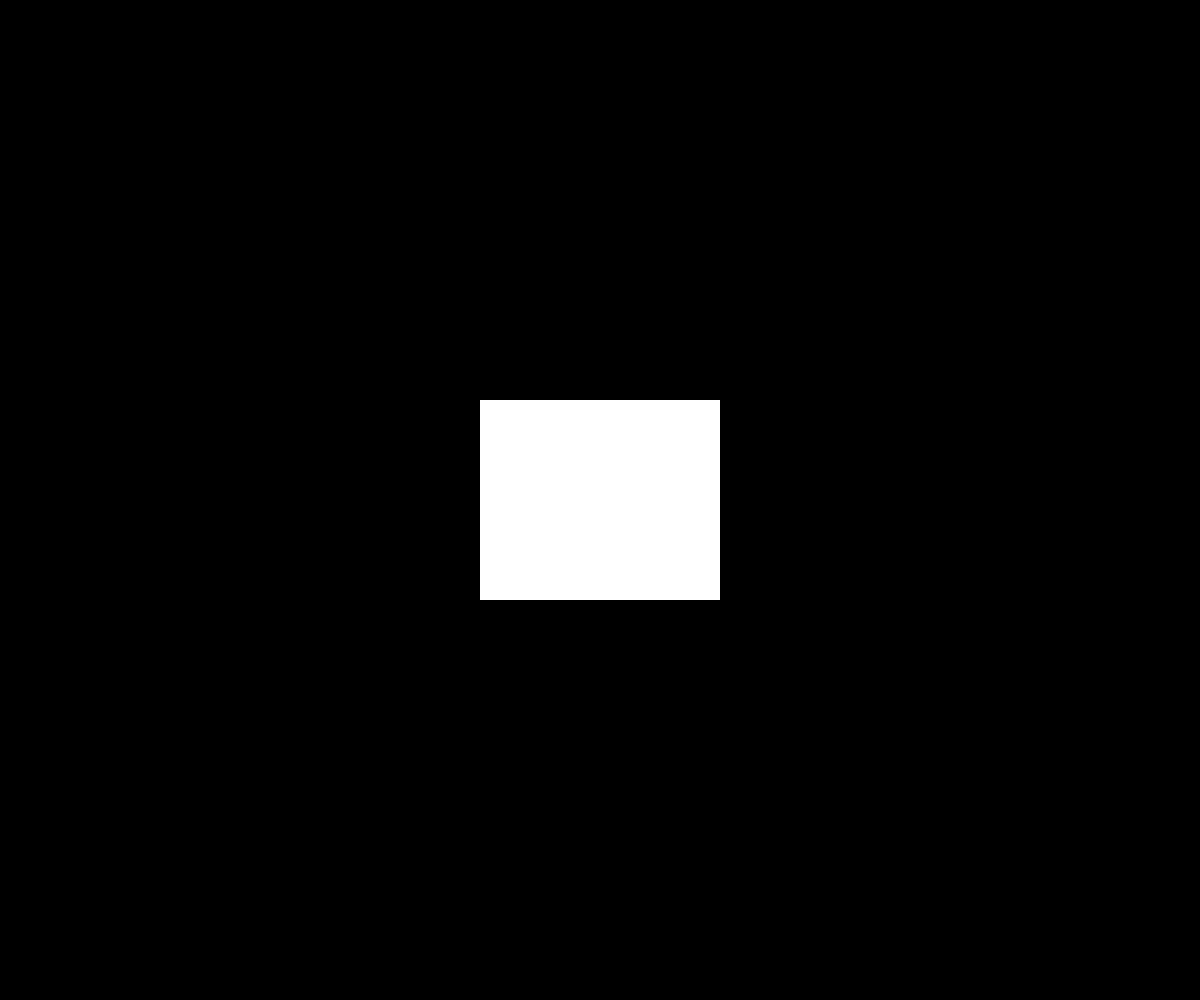
Frame 1 (no input)
Frame 60 (no input): identical to frame 1, image omitted
Frame 120 (the mouse pressed at the canvas centre since frame 60): identical to frame 1, image omitted

The p5.js sketch that drew this single still picture (run headless with seeded random() and noise() and a simulated clock; from frame 60 on, the mouse is pressed at the canvas centre):

// p5.js sketch
// ── sketch.js
// KEYS
// SPACE = PAUSE SKETCH
// D = DISPLAY DEBUG INFO
// 1,2,3,4 = PRESET RATES
// UP, DOWN = JUMP PRESETS
// LEFT, RIGHT = +/- 30 FRAMES
// A = AUTO VS. MANUAL (AUTO MEANS WEIGHTED RANDOM)
// Z, X = OFF/ON
// C = toggle state and pause


let state = true;
let autoState = false;
let num = 5; // division for square
let seedWeights = [0, 15, 20, 30, 20, 15]; // base 100
let weights = [];
let rates = [20, 60, 120, 300, 600]; // frames;
// weights [5, 25, 75, 95, 100];
let rate = rates[2];
let jumpValue = 30;
let pause = false;
let displayed = false;

function setup() {
  tWeight = 0;
  for (i = 0; i < seedWeights.length; i++) {
    tWeight = tWeight + seedWeights[i];
    weights.push(tWeight);
  }

  createCanvas(windowWidth, windowHeight);
  rectMode(CENTER);
  textSize(height / 75);
  frameRate(60);

  w = windowWidth / num;
  h = windowHeight / num;
}

function draw() {
  noStroke();
  fill(255);
  background(0);

  if (autoState) {
    // if on automation
    timeTillChange = frameCountatStart + rate - frameCount;
    if (state) {
      rect(width / 2, height / 2, w, h);
    }
    if (frameCount == frameCountatStart + rate) {
      autoDrive();
    }
  } else {
    // if on manual
    if (state) {
      rect(width / 2, height / 2, w, h);
    }
    if (frameCount % rate == 0) {
      toggle();
    }
    timeTillChange = rate - (frameCount % rate);
  }

  if (displayed) {
    // draw debug line
    stroke(255);
    strokeWeight(3);
    line(0, height * 0.95, width, height * 0.95);

    textAlign(CENTER, TOP);
    for (i = 0; i < rates.length; i++) {
      tempV = map(rates[i], rates[0], rates[rates.length - 1], 0, width);
      rect(tempV, height * 0.95, width / 200, height / 50);
      noStroke();
      text(rates[i], tempV, height * 0.95 + height / 50);
    }

    fill(255, 0, 0);
    tempV = map(rate, rates[0], rates[rates.length - 1], 0, width);
    rect(tempV, height * 0.95, width / 200, height / 50);

    text(rate, tempV, height * 0.95 + height / 50);

    textAlign(RIGHT, BOTTOM);
    text(
      "[a]utomation: " + autoState + "    time till change: " + timeTillChange,
      width, height
    );
  }
}

function displayDebug() {
  displayed = !displayed;
}

function toggle() {
  state = !state;
}

function keyPressed() {
  if (key == "a") {
    autoState = !autoState;
    if (autoState) {
      autoDrive();
    }
  } else {
    autoState = false;
  }

  if (key == "1") {
    rate = rates[0];
  } else if (key == "2") {
    rate = rates[1];
  } else if (key == "3") {
    rate = rates[2];
  } else if (key == "4") {
    rate = rates[3];
  } else if (key == "5") {
    rate = rates[4];
  } else if (keyCode === UP_ARROW) {
    currentIndex = rates.indexOf(rate); //  to check if the rate is a valid number in the array
    if (currentIndex != -1 && currentIndex < rates.length - 1) {
      rate = rates[currentIndex + 1];
      currentIndex = rates.indexOf(rate);
    } else if (currentIndex == -1) {
      // if the rate doesn't match the presets, snap up
      snapUp();
    }
  } else if (keyCode === DOWN_ARROW) {
    currentIndex = rates.indexOf(rate); // to check if the rate is a valid number in the array
    if (currentIndex != -1 && currentIndex > 0) {
      rate = rates[currentIndex - 1];
      currentIndex = rates.indexOf(rate);
    } else if (currentIndex == -1) {
      // if the rate doesn't match the presets, snap down
      snapDown();
    }
  } else if (keyCode === LEFT_ARROW) {
    // slower
    if (rate > rates[0] && rate - jumpValue > rates[0]) {
      rate -= jumpValue;
    } else {
      rate = rates[0];
    }
  } else if (keyCode === RIGHT_ARROW) {
    // faster
    if (rate < rates[rates.length - 1]) {
      rate += jumpValue;
    } else {
      rate = rates[rates.length - 1];
    }
  } else if (key == " ") {
    pause = !pause;
    playPauseSketch();
  } else if (key == "z") {
    pause = false;
    playPauseSketch();
    state = false;
    pause = true;
    playPauseSketch();
  } else if (key == "x") {
    pause = false;
    playPauseSketch();
    state = true;
    pause = true;
    playPauseSketch();
  } else if (key == "c") {
    pause = false;
    playPauseSketch();
    state = !state;
    pause = true;
    playPauseSketch();
  } else if (key == "d") {
    displayDebug();
  }
}

function playPauseSketch() {
  if (!pause) {
    loop();
  } else {
    noLoop();
  }
}

function autoDrive() {
  frameCountatStart = frameCount;
  r = random(100);
  for (i = 0; i < rates.length; i++) {
    if (r > weights[i] && r < weights[i + 1]) {
      state = !state;
      rate = rates[i];
    }
  }
}

function snapUp() {
  for (i = 0; i < rates.length; i++) {
    if (rate > rates[i] && rate < rates[i + 1]) {
      rate = rates[i + 1];
    }
  }
}

function snapDown() {
  for (i = 0; i < rates.length; i++) {
    if (rate > rates[i] && rate < rates[i + 1]) {
      rate = rates[i];
    }
  }
}

// function findClosetIndex() {
//   goal = rate;
//   closest = rates.reduce(function (prev, curr) {
//     return Math.abs(curr - goal) < Math.abs(prev - goal) ? curr : prev;
//   });
// }
